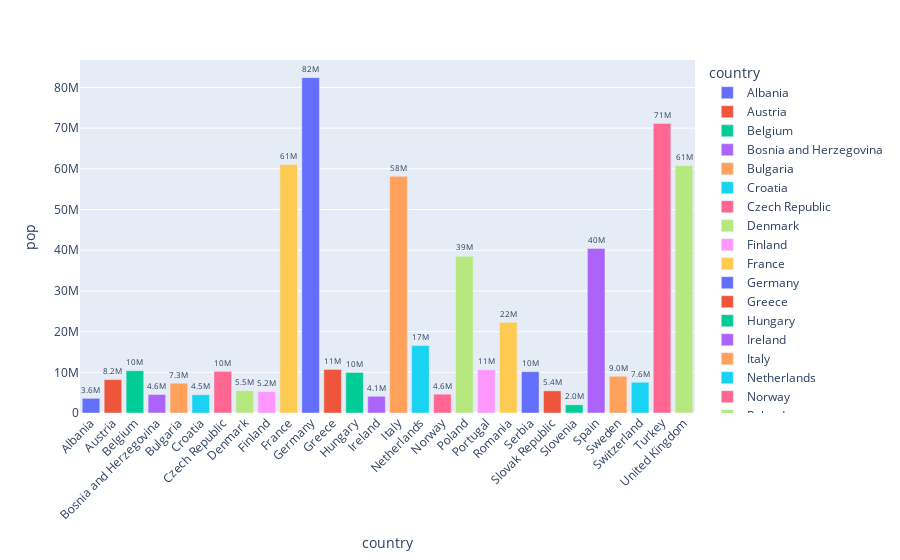

The cell this chart's notebook holds for it:
### Code cell
df_europe= px.data.gapminder().query("continent == 'Europe' and year == 2007 and pop > 2.e6")
fig=px.bar(df_europe, y='pop', x='country', text='pop', color='country')
fig.update_traces(texttemplate= '%{text:.2s}', textposition='outside')
fig.update_layout(uniformtext_minsize=8)
fig.update_layout(xaxis_tickangle= -45)
fig

### Figure 1 — Plotly figure (JSON) as saved in the notebook; plotly's stock layout.template omitted (floating-point values rounded to 4 significant figures)
{"data": [{"alignmentgroup": "True", "hovertemplate": "country=%{x}<br>pop=%{text}<extra></extra>", "legendgroup": "Albania", "marker": {"color": "#636efa", "pattern": {"shape": ""}}, "name": "Albania", "offsetgroup": "Albania", "orientation": "v", "showlegend": true, "text": [3600523], "textposition": "outside", "texttemplate": "%{text:.2s}", "type": "bar", "x": ["Albania"], "xaxis": "x", "y": [3600523], "yaxis": "y"}, {"alignmentgroup": "True", "hovertemplate": "country=%{x}<br>pop=%{text}<extra></extra>", "legendgroup": "Austria", "marker": {"color": "#EF553B", "pattern": {"shape": ""}}, "name": "Austria", "offsetgroup": "Austria", "orientation": "v", "showlegend": true, "text": [8199783], "textposition": "outside", "texttemplate": "%{text:.2s}", "type": "bar", "x": ["Austria"], "xaxis": "x", "y": [8199783], "yaxis": "y"}, {"alignmentgroup": "True", "hovertemplate": "country=%{x}<br>pop=%{text}<extra></extra>", "legendgroup": "Belgium", "marker": {"color": "#00cc96", "pattern": {"shape": ""}}, "name": "Belgium", "offsetgroup": "Belgium", "orientation": "v", "showlegend": true, "text": [10392226], "textposition": "outside", "texttemplate": "%{text:.2s}", "type": "bar", "x": ["Belgium"], "xaxis": "x", "y": [10392226], "yaxis": "y"}, {"alignmentgroup": "True", "hovertemplate": "country=%{x}<br>pop=%{text}<extra></extra>", "legendgroup": "Bosnia and Herzegovina", "marker": {"color": "#ab63fa", "pattern": {"shape": ""}}, "name": "Bosnia and Herzegovina", "offsetgroup": "Bosnia and Herzegovina", "orientation": "v", "showlegend": true, "text": [4552198], "textposition": "outside", "texttemplate": "%{text:.2s}", "type": "bar", "x": ["Bosnia and Herzegovina"], "xaxis": "x", "y": [4552198], "yaxis": "y"}, {"alignmentgroup": "True", "hovertemplate": "country=%{x}<br>pop=%{text}<extra></extra>", "legendgroup": "Bulgaria", "marker": {"color": "#FFA15A", "pattern": {"shape": ""}}, "name": "Bulgaria", "offsetgroup": "Bulgaria", "orientation": "v", "showlegend": true, "text": [7322858], "textposition": "outside", "texttemplate": "%{text:.2s}", "type": "bar", "x": ["Bulgaria"], "xaxis": "x", "y": [7322858], "yaxis": "y"}, {"alignmentgroup": "True", "hovertemplate": "country=%{x}<br>pop=%{text}<extra></extra>", "legendgroup": "Croatia", "marker": {"color": "#19d3f3", "pattern": {"shape": ""}}, "name": "Croatia", "offsetgroup": "Croatia", "orientation": "v", "showlegend": true, "text": [4493312], "textposition": "outside", "texttemplate": "%{text:.2s}", "type": "bar", "x": ["Croatia"], "xaxis": "x", "y": [4493312], "yaxis": "y"}, {"alignmentgroup": "True", "hovertemplate": "country=%{x}<br>pop=%{text}<extra></extra>", "legendgroup": "Czech Republic", "marker": {"color": "#FF6692", "pattern": {"shape": ""}}, "name": "Czech Republic", "offsetgroup": "Czech Republic", "orientation": "v", "showlegend": true, "text": [10228744], "textposition": "outside", "texttemplate": "%{text:.2s}", "type": "bar", "x": ["Czech Republic"], "xaxis": "x", "y": [10228744], "yaxis": "y"}, {"alignmentgroup": "True", "hovertemplate": "country=%{x}<br>pop=%{text}<extra></extra>", "legendgroup": "Denmark", "marker": {"color": "#B6E880", "pattern": {"shape": ""}}, "name": "Denmark", "offsetgroup": "Denmark", "orientation": "v", "showlegend": true, "text": [5468120], "textposition": "outside", "texttemplate": "%{text:.2s}", "type": "bar", "x": ["Denmark"], "xaxis": "x", "y": [5468120], "yaxis": "y"}, {"alignmentgroup": "True", "hovertemplate": "country=%{x}<br>pop=%{text}<extra></extra>", "legendgroup": "Finland", "marker": {"color": "#FF97FF", "pattern": {"shape": ""}}, "name": "Finland", "offsetgroup": "Finland", "orientation": "v", "showlegend": true, "text": [5238460], "textposition": "outside", "texttemplate": "%{text:.2s}", "type": "bar", "x": ["Finland"], "xaxis": "x", "y": [5238460], "yaxis": "y"}, {"alignmentgroup": "True", "hovertemplate": "country=%{x}<br>pop=%{text}<extra></extra>", "legendgroup": "France", "marker": {"color": "#FECB52", "pattern": {"shape": ""}}, "name": "France", "offsetgroup": "France", "orientation": "v", "showlegend": true, "text": [61083916], "textposition": "outside", "texttemplate": "%{text:.2s}", "type": "bar", "x": ["France"], "xaxis": "x", "y": [61083916], "yaxis": "y"}, {"alignmentgroup": "True", "hovertemplate": "country=%{x}<br>pop=%{text}<extra></extra>", "legendgroup": "Germany", "marker": {"color": "#636efa", "pattern": {"shape": ""}}, "name": "Germany", "offsetgroup": "Germany", "orientation": "v", "showlegend": true, "text": [82400996], "textposition": "outside", "texttemplate": "%{text:.2s}", "type": "bar", "x": ["Germany"], "xaxis": "x", "y": [82400996], "yaxis": "y"}, {"alignmentgroup": "True", "hovertemplate": "country=%{x}<br>pop=%{text}<extra></extra>", "legendgroup": "Greece", "marker": {"color": "#EF553B", "pattern": {"shape": ""}}, "name": "Greece", "offsetgroup": "Greece", "orientation": "v", "showlegend": true, "text": [10706290], "textposition": "outside", "texttemplate": "%{text:.2s}", "type": "bar", "x": ["Greece"], "xaxis": "x", "y": [10706290], "yaxis": "y"}, {"alignmentgroup": "True", "hovertemplate": "country=%{x}<br>pop=%{text}<extra></extra>", "legendgroup": "Hungary", "marker": {"color": "#00cc96", "pattern": {"shape": ""}}, "name": "Hungary", "offsetgroup": "Hungary", "orientation": "v", "showlegend": true, "text": [9956108], "textposition": "outside", "texttemplate": "%{text:.2s}", "type": "bar", "x": ["Hungary"], "xaxis": "x", "y": [9956108], "yaxis": "y"}, {"alignmentgroup": "True", "hovertemplate": "country=%{x}<br>pop=%{text}<extra></extra>", "legendgroup": "Ireland", "marker": {"color": "#ab63fa", "pattern": {"shape": ""}}, "name": "Ireland", "offsetgroup": "Ireland", "orientation": "v", "showlegend": true, "text": [4109086], "textposition": "outside", "texttemplate": "%{text:.2s}", "type": "bar", "x": ["Ireland"], "xaxis": "x", "y": [4109086], "yaxis": "y"}, {"alignmentgroup": "True", "hovertemplate": "country=%{x}<br>pop=%{text}<extra></extra>", "legendgroup": "Italy", "marker": {"color": "#FFA15A", "pattern": {"shape": ""}}, "name": "Italy", "offsetgroup": "Italy", "orientation": "v", "showlegend": true, "text": [58147733], "textposition": "outside", "texttemplate": "%{text:.2s}", "type": "bar", "x": ["Italy"], "xaxis": "x", "y": [58147733], "yaxis": "y"}, {"alignmentgroup": "True", "hovertemplate": "country=%{x}<br>pop=%{text}<extra></extra>", "legendgroup": "Netherlands", "marker": {"color": "#19d3f3", "pattern": {"shape": ""}}, "name": "Netherlands", "offsetgroup": "Netherlands", "orientation": "v", "showlegend": true, "text": [16570613], "textposition": "outside", "texttemplate": "%{text:.2s}", "type": "bar", "x": ["Netherlands"], "xaxis": "x", "y": [16570613], "yaxis": "y"}, {"alignmentgroup": "True", "hovertemplate": "country=%{x}<br>pop=%{text}<extra></extra>", "legendgroup": "Norway", "marker": {"color": "#FF6692", "pattern": {"shape": ""}}, "name": "Norway", "offsetgroup": "Norway", "orientation": "v", "showlegend": true, "text": [4627926], "textposition": "outside", "texttemplate": "%{text:.2s}", "type": "bar", "x": ["Norway"], "xaxis": "x", "y": [4627926], "yaxis": "y"}, {"alignmentgroup": "True", "hovertemplate": "country=%{x}<br>pop=%{text}<extra></extra>", "legendgroup": "Poland", "marker": {"color": "#B6E880", "pattern": {"shape": ""}}, "name": "Poland", "offsetgroup": "Poland", "orientation": "v", "showlegend": true, "text": [38518241], "textposition": "outside", "texttemplate": "%{text:.2s}", "type": "bar", "x": ["Poland"], "xaxis": "x", "y": [38518241], "yaxis": "y"}, {"alignmentgroup": "True", "hovertemplate": "country=%{x}<br>pop=%{text}<extra></extra>", "legendgroup": "Portugal", "marker": {"color": "#FF97FF", "pattern": {"shape": ""}}, "name": "Portugal", "offsetgroup": "Portugal", "orientation": "v", "showlegend": true, "text": [10642836], "textposition": "outside", "texttemplate": "%{text:.2s}", "type": "bar", "x": ["Portugal"], "xaxis": "x", "y": [10642836], "yaxis": "y"}, {"alignmentgroup": "True", "hovertemplate": "country=%{x}<br>pop=%{text}<extra></extra>", "legendgroup": "Romania", "marker": {"color": "#FECB52", "pattern": {"shape": ""}}, "name": "Romania", "offsetgroup": "Romania", "orientation": "v", "showlegend": true, "text": [22276056], "textposition": "outside", "texttemplate": "%{text:.2s}", "type": "bar", "x": ["Romania"], "xaxis": "x", "y": [22276056], "yaxis": "y"}, {"alignmentgroup": "True", "hovertemplate": "country=%{x}<br>pop=%{text}<extra></extra>", "legendgroup": "Serbia", "marker": {"color": "#636efa", "pattern": {"shape": ""}}, "name": "Serbia", "offsetgroup": "Serbia", "orientation": "v", "showlegend": true, "text": [10150265], "textposition": "outside", "texttemplate": "%{text:.2s}", "type": "bar", "x": ["Serbia"], "xaxis": "x", "y": [10150265], "yaxis": "y"}, {"alignmentgroup": "True", "hovertemplate": "country=%{x}<br>pop=%{text}<extra></extra>", "legendgroup": "Slovak Republic", "marker": {"color": "#EF553B", "pattern": {"shape": ""}}, "name": "Slovak Republic", "offsetgroup": "Slovak Republic", "orientation": "v", "showlegend": true, "text": [5447502], "textposition": "outside", "texttemplate": "%{text:.2s}", "type": "bar", "x": ["Slovak Republic"], "xaxis": "x", "y": [5447502], "yaxis": "y"}, {"alignmentgroup": "True", "hovertemplate": "country=%{x}<br>pop=%{text}<extra></extra>", "legendgroup": "Slovenia", "marker": {"color": "#00cc96", "pattern": {"shape": ""}}, "name": "Slovenia", "offsetgroup": "Slovenia", "orientation": "v", "showlegend": true, "text": [2009245], "textposition": "outside", "texttemplate": "%{text:.2s}", "type": "bar", "x": ["Slovenia"], "xaxis": "x", "y": [2009245], "yaxis": "y"}, {"alignmentgroup": "True", "hovertemplate": "country=%{x}<br>pop=%{text}<extra></extra>", "legendgroup": "Spain", "marker": {"color": "#ab63fa", "pattern": {"shape": ""}}, "name": "Spain", "offsetgroup": "Spain", "orientation": "v", "showlegend": true, "text": [40448191], "textposition": "outside", "texttemplate": "%{text:.2s}", "type": "bar", "x": ["Spain"], "xaxis": "x", "y": [40448191], "yaxis": "y"}, {"alignmentgroup": "True", "hovertemplate": "country=%{x}<br>pop=%{text}<extra></extra>", "legendgroup": "Sweden", "marker": {"color": "#FFA15A", "pattern": {"shape": ""}}, "name": "Sweden", "offsetgroup": "Sweden", "orientation": "v", "showlegend": true, "text": [9031088], "textposition": "outside", "texttemplate": "%{text:.2s}", "type": "bar", "x": ["Sweden"], "xaxis": "x", "y": [9031088], "yaxis": "y"}, {"alignmentgroup": "True", "hovertemplate": "country=%{x}<br>pop=%{text}<extra></extra>", "legendgroup": "Switzerland", "marker": {"color": "#19d3f3", "pattern": {"shape": ""}}, "name": "Switzerland", "offsetgroup": "Switzerland", "orientation": "v", "showlegend": true, "text": [7554661], "textposition": "outside", "texttemplate": "%{text:.2s}", "type": "bar", "x": ["Switzerland"], "xaxis": "x", "y": [7554661], "yaxis": "y"}, {"alignmentgroup": "True", "hovertemplate": "country=%{x}<br>pop=%{text}<extra></extra>", "legendgroup": "Turkey", "marker": {"color": "#FF6692", "pattern": {"shape": ""}}, "name": "Turkey", "offsetgroup": "Turkey", "orientation": "v", "showlegend": true, "text": [71158647], "textposition": "outside", "texttemplate": "%{text:.2s}", "type": "bar", "x": ["Turkey"], "xaxis": "x", "y": [71158647], "yaxis": "y"}, {"alignmentgroup": "True", "hovertemplate": "country=%{x}<br>pop=%{text}<extra></extra>", "legendgroup": "United Kingdom", "marker": {"color": "#B6E880", "pattern": {"shape": ""}}, "name": "United Kingdom", "offsetgroup": "United Kingdom", "orientation": "v", "showlegend": true, "text": [60776238], "textposition": "outside", "texttemplate": "%{text:.2s}", "type": "bar", "x": ["United Kingdom"], "xaxis": "x", "y": [60776238], "yaxis": "y"}], "layout": {"barmode": "relative", "legend": {"title": {"text": "country"}, "tracegroupgap": 0}, "margin": {"t": 60}, "uniformtext": {"minsize": 8}, "xaxis": {"anchor": "y", "categoryarray": ["Albania", "Austria", "Belgium", "Bosnia and Herzegovina", "Bulgaria", "Croatia", "Czech Republic", "Denmark", "Finland", "France", "Germany", "Greece", "Hungary", "Ireland", "Italy", "Netherlands", "Norway", "Poland", "Portugal", "Romania", "Serbia", "Slovak Republic", "Slovenia", "Spain", "Sweden", "Switzerland", "Turkey", "United Kingdom"], "categoryorder": "array", "domain": [0, 1], "tickangle": -45, "title": {"text": "country"}}, "yaxis": {"anchor": "x", "domain": [0, 1], "title": {"text": "pop"}}}}
